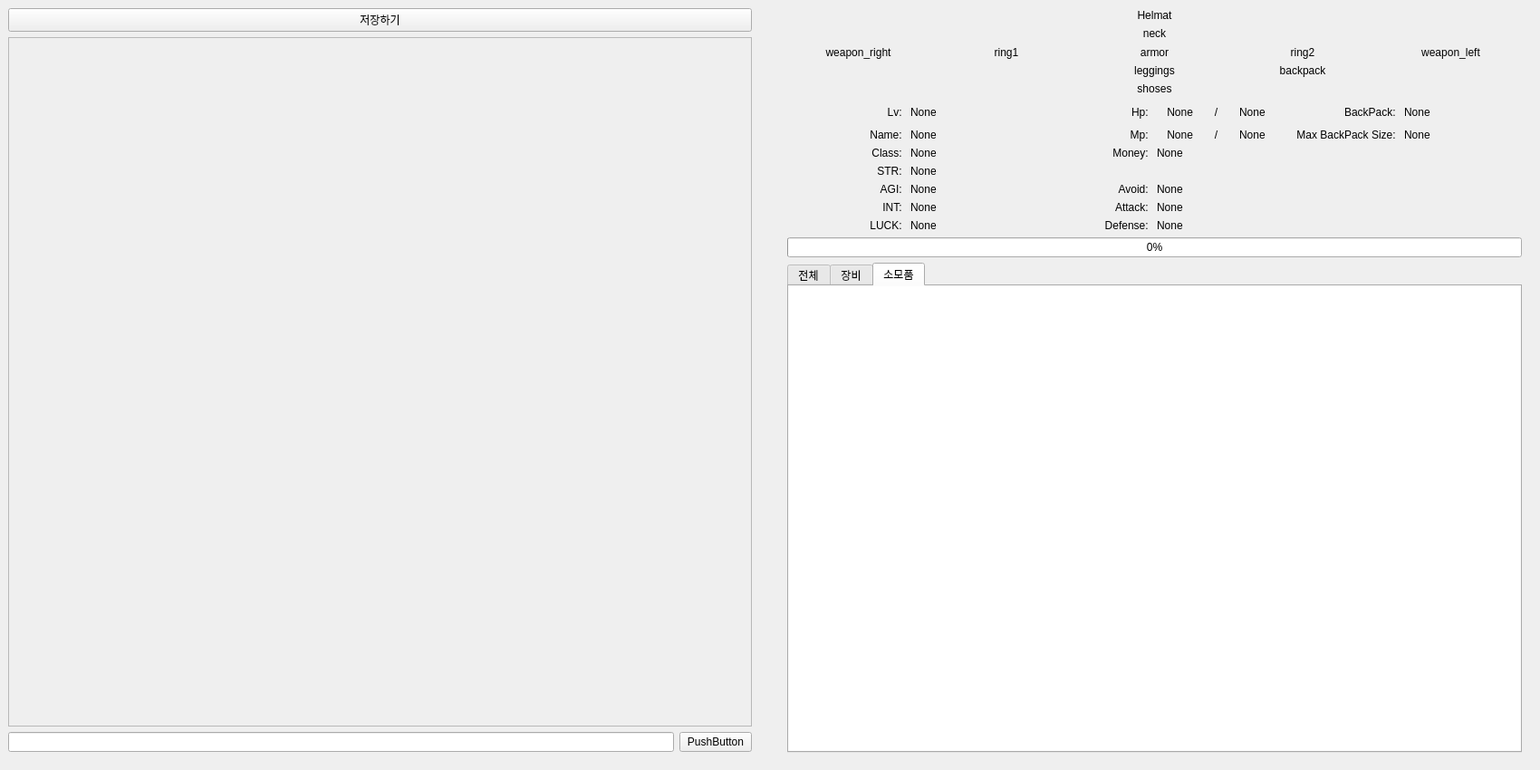
<?xml version="1.0" encoding="UTF-8"?>
<ui version="4.0">
 <class>Form</class>
 <widget class="QWidget" name="Form">
  <property name="geometry">
   <rect>
    <x>0</x>
    <y>0</y>
    <width>1700</width>
    <height>850</height>
   </rect>
  </property>
  <property name="windowTitle">
   <string>Form</string>
  </property>
  <widget class="QWidget" name="verticalLayoutWidget">
   <property name="geometry">
    <rect>
     <x>9</x>
     <y>9</y>
     <width>821</width>
     <height>821</height>
    </rect>
   </property>
   <layout class="QVBoxLayout" name="verticalLayout">
    <item>
     <layout class="QHBoxLayout" name="horizontalLayout">
      <item>
       <widget class="QPushButton" name="SAVE_BTN">
        <property name="text">
         <string>저장하기</string>
        </property>
       </widget>
      </item>
     </layout>
    </item>
    <item>
     <widget class="QScrollArea" name="scrollArea">
      <property name="widgetResizable">
       <bool>true</bool>
      </property>
      <widget class="QWidget" name="scrollAreaWidgetContents_2">
       <property name="geometry">
        <rect>
         <x>0</x>
         <y>0</y>
         <width>817</width>
         <height>743</height>
        </rect>
       </property>
      </widget>
     </widget>
    </item>
    <item>
     <layout class="QHBoxLayout" name="horizontalLayout_2">
      <item>
       <widget class="QLineEdit" name="Chat_Text"/>
      </item>
      <item>
       <widget class="QPushButton" name="Chat_Spend_BTN">
        <property name="text">
         <string>PushButton</string>
        </property>
       </widget>
      </item>
     </layout>
    </item>
   </layout>
  </widget>
  <widget class="QWidget" name="verticalLayoutWidget_2">
   <property name="geometry">
    <rect>
     <x>869</x>
     <y>10</y>
     <width>811</width>
     <height>821</height>
    </rect>
   </property>
   <layout class="QVBoxLayout" name="verticalLayout_2">
    <item>
     <layout class="QGridLayout" name="armor_grid">
      <item row="3" column="2">
       <widget class="QLabel" name="LEGGINGS_LABEL">
        <property name="text">
         <string>leggings</string>
        </property>
        <property name="alignment">
         <set>Qt::AlignCenter</set>
        </property>
       </widget>
      </item>
      <item row="2" column="1">
       <widget class="QLabel" name="RING1_LABEL">
        <property name="text">
         <string>ring1</string>
        </property>
        <property name="alignment">
         <set>Qt::AlignCenter</set>
        </property>
       </widget>
      </item>
      <item row="4" column="2">
       <widget class="QLabel" name="SHOSE_LABEL">
        <property name="text">
         <string>shoses</string>
        </property>
        <property name="alignment">
         <set>Qt::AlignCenter</set>
        </property>
       </widget>
      </item>
      <item row="0" column="2">
       <widget class="QLabel" name="HELMAT_LABEL">
        <property name="text">
         <string>Helmat</string>
        </property>
        <property name="alignment">
         <set>Qt::AlignCenter</set>
        </property>
       </widget>
      </item>
      <item row="1" column="2">
       <widget class="QLabel" name="NECK_LABEL">
        <property name="text">
         <string>neck</string>
        </property>
        <property name="alignment">
         <set>Qt::AlignCenter</set>
        </property>
       </widget>
      </item>
      <item row="2" column="2">
       <widget class="QLabel" name="ARMOR_LABEL">
        <property name="text">
         <string>armor</string>
        </property>
        <property name="alignment">
         <set>Qt::AlignCenter</set>
        </property>
       </widget>
      </item>
      <item row="2" column="3">
       <widget class="QLabel" name="RING2_LABEL">
        <property name="text">
         <string>ring2</string>
        </property>
        <property name="alignment">
         <set>Qt::AlignCenter</set>
        </property>
       </widget>
      </item>
      <item row="2" column="4">
       <widget class="QLabel" name="WEAPON_LEFT_LABEL">
        <property name="text">
         <string>weapon_left</string>
        </property>
        <property name="alignment">
         <set>Qt::AlignCenter</set>
        </property>
       </widget>
      </item>
      <item row="2" column="0">
       <widget class="QLabel" name="WEAPON_RIGHT_LABEL">
        <property name="text">
         <string>weapon_right</string>
        </property>
        <property name="alignment">
         <set>Qt::AlignCenter</set>
        </property>
       </widget>
      </item>
      <item row="3" column="3">
       <widget class="QLabel" name="BACKPACK_LABEL_2">
        <property name="text">
         <string>backpack</string>
        </property>
        <property name="alignment">
         <set>Qt::AlignCenter</set>
        </property>
       </widget>
      </item>
     </layout>
    </item>
    <item>
     <layout class="QGridLayout" name="player_stat_grid">
      <item row="6" column="0">
       <widget class="QLabel" name="label_18">
        <property name="text">
         <string>AGI: </string>
        </property>
        <property name="alignment">
         <set>Qt::AlignRight|Qt::AlignTrailing|Qt::AlignVCenter</set>
        </property>
       </widget>
      </item>
      <item row="7" column="2">
       <widget class="QLabel" name="label_30">
        <property name="text">
         <string>Attack: </string>
        </property>
        <property name="alignment">
         <set>Qt::AlignRight|Qt::AlignTrailing|Qt::AlignVCenter</set>
        </property>
       </widget>
      </item>
      <item row="7" column="0">
       <widget class="QLabel" name="label_19">
        <property name="text">
         <string>INT: </string>
        </property>
        <property name="alignment">
         <set>Qt::AlignRight|Qt::AlignTrailing|Qt::AlignVCenter</set>
        </property>
       </widget>
      </item>
      <item row="2" column="1">
       <widget class="QLabel" name="LV_LABEL">
        <property name="minimumSize">
         <size>
          <width>130</width>
          <height>25</height>
         </size>
        </property>
        <property name="text">
         <string>None</string>
        </property>
       </widget>
      </item>
      <item row="6" column="3">
       <widget class="QLabel" name="AVOID_LABEL">
        <property name="text">
         <string>None</string>
        </property>
       </widget>
      </item>
      <item row="7" column="3">
       <widget class="QLabel" name="ATTACK_LABEL">
        <property name="text">
         <string>None</string>
        </property>
       </widget>
      </item>
      <item row="4" column="3">
       <widget class="QLabel" name="MONEY_LABEL">
        <property name="text">
         <string>None</string>
        </property>
       </widget>
      </item>
      <item row="4" column="0">
       <widget class="QLabel" name="label_10">
        <property name="text">
         <string>Class: </string>
        </property>
        <property name="alignment">
         <set>Qt::AlignRight|Qt::AlignTrailing|Qt::AlignVCenter</set>
        </property>
       </widget>
      </item>
      <item row="4" column="2">
       <widget class="QLabel" name="label_12">
        <property name="text">
         <string>Money: </string>
        </property>
        <property name="alignment">
         <set>Qt::AlignRight|Qt::AlignTrailing|Qt::AlignVCenter</set>
        </property>
       </widget>
      </item>
      <item row="2" column="0">
       <widget class="QLabel" name="label_2">
        <property name="minimumSize">
         <size>
          <width>130</width>
          <height>25</height>
         </size>
        </property>
        <property name="text">
         <string>Lv: </string>
        </property>
        <property name="alignment">
         <set>Qt::AlignRight|Qt::AlignTrailing|Qt::AlignVCenter</set>
        </property>
       </widget>
      </item>
      <item row="2" column="4">
       <widget class="QLabel" name="label_33">
        <property name="text">
         <string>BackPack: </string>
        </property>
        <property name="alignment">
         <set>Qt::AlignRight|Qt::AlignTrailing|Qt::AlignVCenter</set>
        </property>
       </widget>
      </item>
      <item row="5" column="0">
       <widget class="QLabel" name="label_17">
        <property name="text">
         <string>STR: </string>
        </property>
        <property name="alignment">
         <set>Qt::AlignRight|Qt::AlignTrailing|Qt::AlignVCenter</set>
        </property>
       </widget>
      </item>
      <item row="6" column="2">
       <widget class="QLabel" name="label_32">
        <property name="text">
         <string>Avoid: </string>
        </property>
        <property name="alignment">
         <set>Qt::AlignRight|Qt::AlignTrailing|Qt::AlignVCenter</set>
        </property>
       </widget>
      </item>
      <item row="8" column="3">
       <widget class="QLabel" name="DEFENSE_LABEL">
        <property name="text">
         <string>None</string>
        </property>
       </widget>
      </item>
      <item row="3" column="1">
       <widget class="QLabel" name="NAME_LABEL">
        <property name="text">
         <string>None</string>
        </property>
       </widget>
      </item>
      <item row="2" column="2">
       <widget class="QLabel" name="label_6">
        <property name="minimumSize">
         <size>
          <width>130</width>
          <height>0</height>
         </size>
        </property>
        <property name="text">
         <string>Hp: </string>
        </property>
        <property name="alignment">
         <set>Qt::AlignRight|Qt::AlignTrailing|Qt::AlignVCenter</set>
        </property>
       </widget>
      </item>
      <item row="8" column="0">
       <widget class="QLabel" name="label_20">
        <property name="text">
         <string>LUCK: </string>
        </property>
        <property name="alignment">
         <set>Qt::AlignRight|Qt::AlignTrailing|Qt::AlignVCenter</set>
        </property>
       </widget>
      </item>
      <item row="3" column="2">
       <widget class="QLabel" name="label_7">
        <property name="text">
         <string>Mp: </string>
        </property>
        <property name="alignment">
         <set>Qt::AlignRight|Qt::AlignTrailing|Qt::AlignVCenter</set>
        </property>
       </widget>
      </item>
      <item row="8" column="1">
       <widget class="QLabel" name="LUCK_LABEL">
        <property name="text">
         <string>None</string>
        </property>
       </widget>
      </item>
      <item row="3" column="0">
       <widget class="QLabel" name="label_3">
        <property name="text">
         <string>Name: </string>
        </property>
        <property name="alignment">
         <set>Qt::AlignRight|Qt::AlignTrailing|Qt::AlignVCenter</set>
        </property>
       </widget>
      </item>
      <item row="4" column="1">
       <widget class="QLabel" name="CLASS_LABEL">
        <property name="text">
         <string>None</string>
        </property>
       </widget>
      </item>
      <item row="6" column="1">
       <widget class="QLabel" name="AGI_LABEL">
        <property name="text">
         <string>None</string>
        </property>
       </widget>
      </item>
      <item row="5" column="1">
       <widget class="QLabel" name="STR_LABEL">
        <property name="text">
         <string>None</string>
        </property>
       </widget>
      </item>
      <item row="7" column="1">
       <widget class="QLabel" name="INT_LABEL">
        <property name="text">
         <string>None</string>
        </property>
       </widget>
      </item>
      <item row="2" column="5">
       <widget class="QLabel" name="BACKPACK_LABEL">
        <property name="text">
         <string>None</string>
        </property>
       </widget>
      </item>
      <item row="8" column="2">
       <widget class="QLabel" name="label_31">
        <property name="text">
         <string>Defense: </string>
        </property>
        <property name="alignment">
         <set>Qt::AlignRight|Qt::AlignTrailing|Qt::AlignVCenter</set>
        </property>
       </widget>
      </item>
      <item row="3" column="4">
       <widget class="QLabel" name="label">
        <property name="text">
         <string>Max BackPack Size: </string>
        </property>
        <property name="alignment">
         <set>Qt::AlignRight|Qt::AlignTrailing|Qt::AlignVCenter</set>
        </property>
       </widget>
      </item>
      <item row="3" column="5">
       <widget class="QLabel" name="label_4">
        <property name="text">
         <string>None</string>
        </property>
       </widget>
      </item>
      <item row="2" column="3">
       <layout class="QHBoxLayout" name="horizontalLayout_3">
        <item>
         <widget class="QLabel" name="HP_LABEL">
          <property name="text">
           <string>None</string>
          </property>
          <property name="alignment">
           <set>Qt::AlignRight|Qt::AlignTrailing|Qt::AlignVCenter</set>
          </property>
         </widget>
        </item>
        <item>
         <widget class="QLabel" name="label_5">
          <property name="text">
           <string>/</string>
          </property>
          <property name="alignment">
           <set>Qt::AlignCenter</set>
          </property>
         </widget>
        </item>
        <item>
         <widget class="QLabel" name="label_8">
          <property name="text">
           <string>None</string>
          </property>
         </widget>
        </item>
       </layout>
      </item>
      <item row="3" column="3">
       <layout class="QHBoxLayout" name="horizontalLayout_4">
        <item>
         <widget class="QLabel" name="MP_LABEL">
          <property name="text">
           <string>None</string>
          </property>
          <property name="alignment">
           <set>Qt::AlignRight|Qt::AlignTrailing|Qt::AlignVCenter</set>
          </property>
         </widget>
        </item>
        <item>
         <widget class="QLabel" name="label_9">
          <property name="text">
           <string>/</string>
          </property>
          <property name="alignment">
           <set>Qt::AlignCenter</set>
          </property>
         </widget>
        </item>
        <item>
         <widget class="QLabel" name="label_11">
          <property name="text">
           <string>None</string>
          </property>
         </widget>
        </item>
       </layout>
      </item>
     </layout>
    </item>
    <item>
     <widget class="QProgressBar" name="XP_BAR">
      <property name="value">
       <number>0</number>
      </property>
     </widget>
    </item>
    <item>
     <widget class="QTabWidget" name="InventoryTab">
      <property name="maximumSize">
       <size>
        <width>811</width>
        <height>541</height>
       </size>
      </property>
      <property name="currentIndex">
       <number>2</number>
      </property>
      <widget class="QWidget" name="all_items">
       <property name="maximumSize">
        <size>
         <width>803</width>
         <height>535</height>
        </size>
       </property>
       <attribute name="title">
        <string>전체</string>
       </attribute>
       <widget class="QTableWidget" name="InventoryTable">
        <property name="geometry">
         <rect>
          <x>-2</x>
          <y>-1</y>
          <width>811</width>
          <height>541</height>
         </rect>
        </property>
        <property name="maximumSize">
         <size>
          <width>811</width>
          <height>541</height>
         </size>
        </property>
       </widget>
      </widget>
      <widget class="QWidget" name="armor_items">
       <property name="maximumSize">
        <size>
         <width>803</width>
         <height>535</height>
        </size>
       </property>
       <attribute name="title">
        <string>장비</string>
       </attribute>
       <widget class="QTableWidget" name="ArmorTable">
        <property name="geometry">
         <rect>
          <x>-2</x>
          <y>-1</y>
          <width>811</width>
          <height>541</height>
         </rect>
        </property>
        <property name="maximumSize">
         <size>
          <width>821</width>
          <height>551</height>
         </size>
        </property>
       </widget>
      </widget>
      <widget class="QWidget" name="consumable_items">
       <property name="maximumSize">
        <size>
         <width>811</width>
         <height>16777215</height>
        </size>
       </property>
       <attribute name="title">
        <string>소모품</string>
       </attribute>
       <widget class="QTableWidget" name="ConsumableTable">
        <property name="geometry">
         <rect>
          <x>-2</x>
          <y>-1</y>
          <width>811</width>
          <height>541</height>
         </rect>
        </property>
        <property name="maximumSize">
         <size>
          <width>811</width>
          <height>541</height>
         </size>
        </property>
       </widget>
      </widget>
     </widget>
    </item>
   </layout>
  </widget>
 </widget>
 <resources/>
 <connections/>
</ui>
